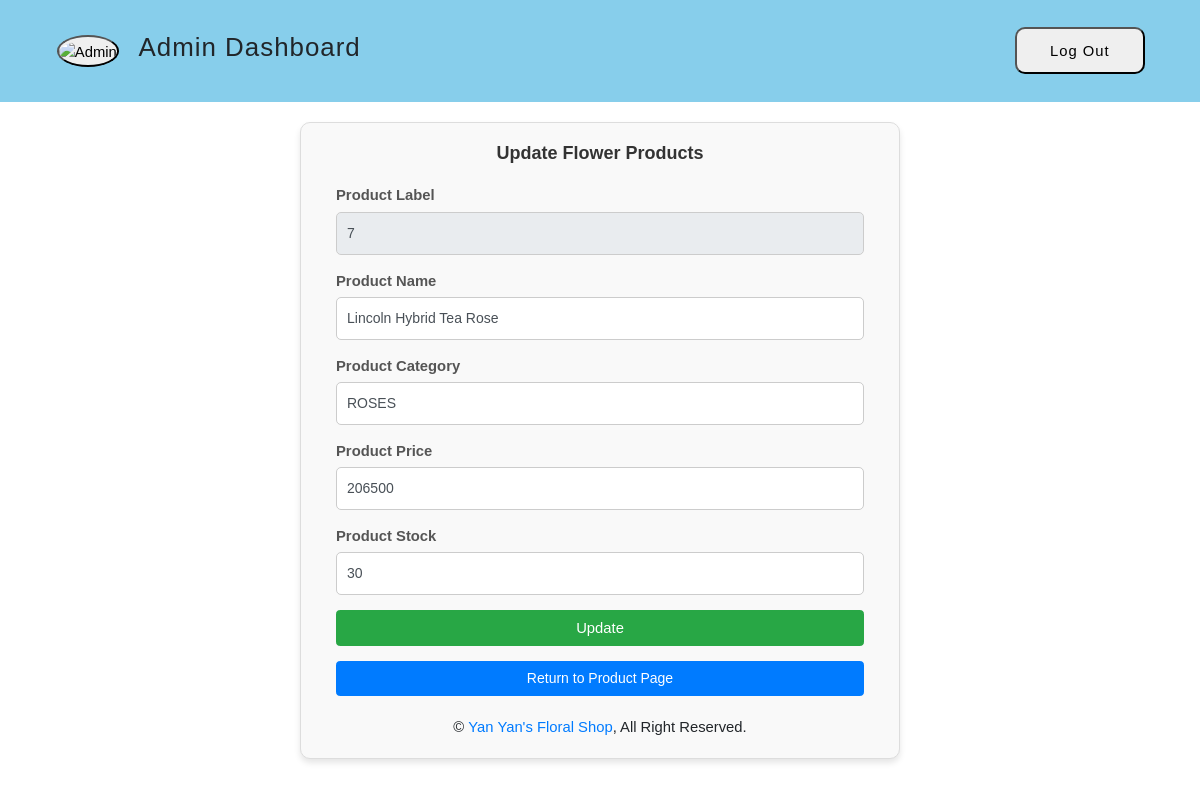
The app's page /YanYanFloralHouse/admin/product_edit.php?id=7 with its own data.
### tables this page shows
CREATE TABLE `flower_product` (
  `product_id` int(10) NOT NULL,
  `product_name` varchar(100) DEFAULT NULL,
  `product_category` varchar(100) DEFAULT NULL,
  `product_desc` text NOT NULL,
  `price` float DEFAULT NULL,
  `stock` int(20) DEFAULT NULL,
  `image` blob DEFAULT NULL
);

### YanYanFloralHouse/admin/data.php (called while the page is built, shortened)
<?php
function getSpecificProduct($conn, $id){
    $sql="SELECT * FROM flower_product WHERE product_id= :id";
    $stmt=$conn->prepare($sql);
    $stmt->execute([':id'=> $id]);
    $product =$stmt->fetch(PDO::FETCH_ASSOC);
    return $product;
}
?>

### YanYanFloralHouse/admin/product_edit.php (the view, shortened to what this page needs)
<?php
include("config/dbconnect.php");
include("data.php");
$id=$_GET['id'];
$product=getSpecificProduct($conn,$id);
?>
<!DOCTYPE html>
<html lang="en">
<head>
    <link rel="stylesheet" href="https://cdn.jsdelivr.net/npm/bootstrap@4.0.0/dist/css/bootstrap.min.css">
    <link rel="stylesheet" href="https://cdnjs.cloudflare.com/ajax/libs/font-awesome/4.7.0/css/font-awesome.min.css">
    <link rel="stylesheet" href="assets/css/style.css">
</head>
<body>
<body>
<?php
require("admin_header.php");
?>
    <div class="product-edit-container" id="product-content">
        <div class="product-edit-content">
            <div class="container-fluid">
                <h6>Update Flower Products</h6>
                <form action="" method="post">
                    <div class="id-section">
                        <label for="product_id" class="form-label">Product Label</label>
                        <input type="number" name="pid" class="form-control" id="product_id" aria-describedby="product_id" readonly value="<?= htmlspecialchars($product['product_id']) ?>">
                    </div>
                    <div class="name-section">
                        <label for="product_name" class="form-label">Product Name</label>
                        <input type="text" name="pname" class="form-control" id="prouct_name" value="<?= htmlspecialchars($product['product_name']) ?>">
                    </div>
                    <div class="category-section">
                        <label for="category" class="form-label">Product Category</label>
                        <input type="text" name="pcategory" class="form-control" id="category" value="<?= htmlspecialchars($product['product_category']) ?>">
                    </div>
                    <div class="price-section">
                        <label for="price" class="form-label">Product Price</label>
                        <input type="text" name="price" class="form-control" id="price" value="<?= htmlspecialchars($product['price']) ?>">
                    </div>
                    <div class="stock-seciton">
                        <label for="stock" class="form-label">Product Stock</label>
                        <input type="text" name="stock" class="form-control" id="stock" value="<?= htmlspecialchars($product['stock']) ?>">
                    </div>
                    <button type="submit" name="submit" class="btn btn-success">Update</button>
                    <button class="btn btn-primary"><a href="product.php" class="product-link">Return to Product Page</a></button>
                </form>
            </div>
        </div>
    <div class="footer-container">
        <div class="footer-row">
            <div class="foot-text">
                &copy; <a href="#">Yan Yan's Floral Shop</a>, All Right Reserved.
            </div>
        </div>
    </div>
    </div>
</body>
</html>

### YanYanFloralHouse/admin/assets/css/style.css (style rules this page uses)
* { margin: 0; padding: 0; font-family: 'Work Sans', sans-serif; font-size: 14.8px; }

### YanYanFloralHouse/admin/product_edit.php (style rules this page uses)
h6, input, button, a { margin: 0; padding: 0; box-sizing: border-box; font-family: 'Arial', sans-serif; }
.product-edit-container { margin: 20px auto; padding: 20px; max-width: 600px; border: 1px solid #ddd; border-radius: 10px; background-color: #f9f9f9; box-shadow: 0 4px 6px rgba(0, 0, 0, 0.1); }
.product-edit-content h6 { font-size: 18px; font-weight: bold; text-align: center; margin-bottom: 20px; color: #333; }
form { display: flex; flex-direction: column; gap: 15px; }
form .form-label { font-weight: bold; margin-bottom: 5px; color: #555; }
form .form-control { width: 100%; padding: 10px; border: 1px solid #ccc; border-radius: 5px; font-size: 14px; }
form button { padding: 10px; font-size: 14px; border: none; border-radius: 5px; cursor: pointer; transition: background-color 0.3s ease; }
form button.btn-success { background-color: #28a745; color: white; }
form button.btn-primary { background-color: #007bff; color: white; }
form button .product-link { color: white; text-decoration: none; font-size: 14px; }
.foot-text { margin-top: 20px; text-align: center; }

### records on screen
flower_product: pid "7", pname "Lincoln Hybrid Tea Rose", pcategory "ROSES", price "206500", stock "30"
